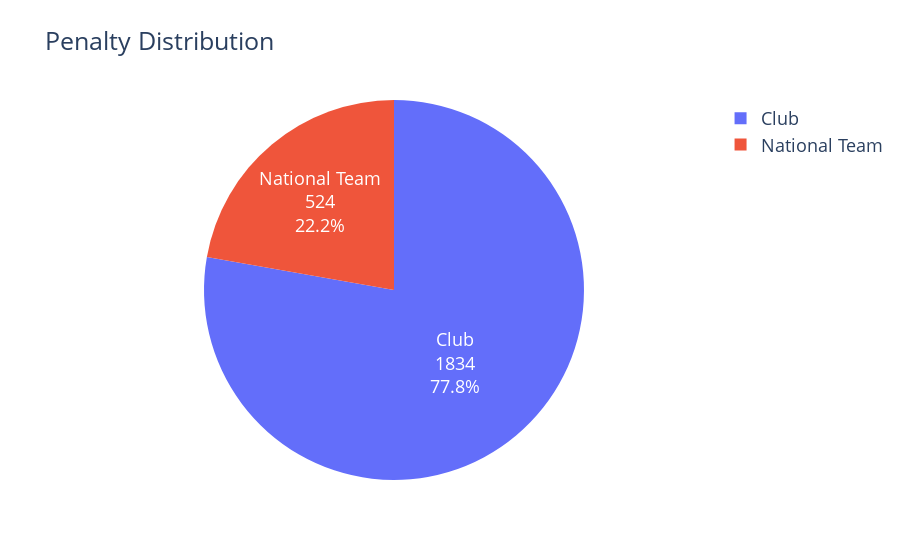

The cell this chart's notebook holds for it:
### Code cell
figure = px.pie(df, values=df['Club/National Team'].value_counts().values,
                names=df['Club/National Team'].value_counts().index,
                title='Penalty Distribution')

figure.update_traces(textposition='inside', 
                     text=df['Club/National Team'].value_counts(),
                     textinfo='percent+label+text',
                     insidetextfont=dict(color='white'))

figure.update_layout(
    font=dict(
        size=18,  # Set the font size here
#         color="RebeccaPurple"
    )
)

plt.savefig(f'Output_Plots/Penalty distribution.png', dpi=300)
figure.show()

### Figure 1 — Plotly figure (JSON) as saved in the notebook; plotly's stock layout.template omitted (floating-point values rounded to 4 significant figures)
{"data": [{"domain": {"x": [0, 1], "y": [0, 1]}, "hovertemplate": "label=%{label}<br>value=%{value}<extra></extra>", "insidetextfont": {"color": "white"}, "labels": ["Club", "National Team"], "legendgroup": "", "name": "", "showlegend": true, "text": [1834, 524], "textinfo": "percent+label+text", "textposition": "inside", "type": "pie", "values": [1834, 524]}], "layout": {"font": {"size": 18}, "legend": {"tracegroupgap": 0}, "title": {"text": "Penalty Distribution"}}}
